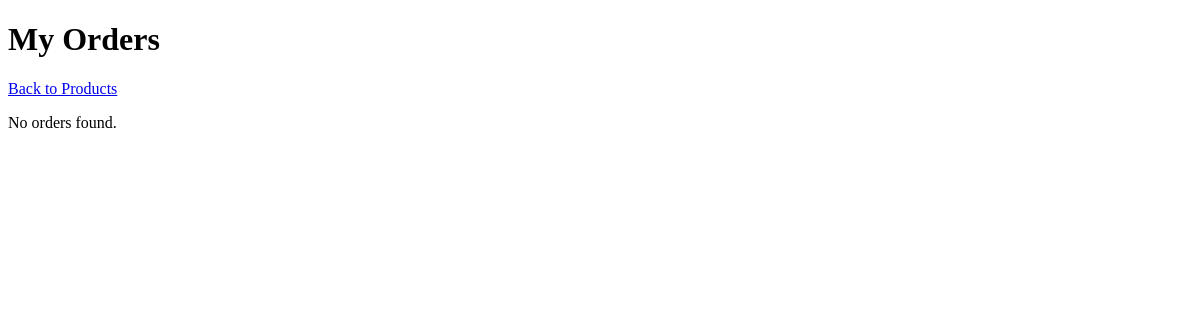
Before: /order/ (signed in) with the older database file.
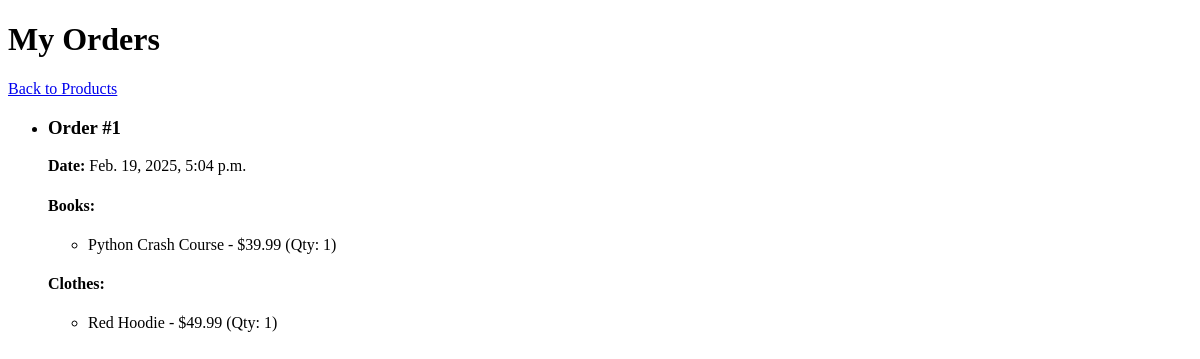
After: the same page with the newer database file.
### order/models.py (models this page shows, shortened)
class Order(models.Model):
    customer = models.ForeignKey(Customer, on_delete=models.DO_NOTHING)
    books = models.ManyToManyField(Book, through=OrderBook, blank=True)
    clothes = models.ManyToManyField(Clothes, through=OrderClothes, blank=True)
    created_at = models.DateTimeField(auto_now_add=True)

class OrderBook(models.Model):
    order = models.ForeignKey("Order", on_delete=models.CASCADE)
    book = models.ForeignKey(Book, on_delete=models.CASCADE)
    quantity = models.PositiveIntegerField(default=0)  # Quantity for books

class OrderClothes(models.Model):
    order = models.ForeignKey("Order", on_delete=models.CASCADE)
    clothes = models.ForeignKey(Clothes, on_delete=models.CASCADE)
    quantity = models.PositiveIntegerField(default=0)  # Quantity for clothes

### product/models.py (models this page shows, shortened)
class Product(models.Model):
    price = models.DecimalField(max_digits=10, decimal_places=2)
    description = models.TextField(blank=True, null=True)
    created_at = models.DateTimeField(auto_now_add=True)
    updated_at = models.DateTimeField(auto_now=True)
    class Meta:
        abstract = True  # Prevent Django from creating a separate Product table

class Book(Product):
    title = models.CharField(max_length=255)
    author = models.CharField(max_length=255)
    publisher = models.CharField(max_length=255, blank=True, null=True)
    publication_date = models.DateField(blank=True, null=True)
    isbn = models.CharField(max_length=13, unique=True)
    genre = models.CharField(max_length=100, blank=True, null=True)
    pages = models.PositiveIntegerField(blank=True, null=True)
    language = models.CharField(max_length=50, default="English")
    image = models.ImageField(upload_to="books/", blank=True, null=True)

class Clothes(Product):
    name = models.CharField(max_length=255)
    brand = models.CharField(max_length=255, blank=True, null=True)
    size = models.CharField(max_length=50)
    color = models.CharField(max_length=50)
    material = models.CharField(max_length=100, blank=True, null=True)
    gender = models.CharField(max_length=20, choices=[("Men", "Men"), ("Women", "Women"), ("Unisex", "Unisex")])
    image = models.ImageField(upload_to="clothes/", blank=True, null=True)

### order/views.py (the view)
# urls.py: path('', order_list, name='order_list'),
def order_list(request):
    if not request.user.is_authenticated:
        return redirect('login')
    customer = get_object_or_404(Customer, user=request.user)
    orders = Order.objects.filter(customer=customer).distinct() | \
             Order.objects.filter(customer=customer).distinct()
    return render(request, 'order_list.html', {'orders': orders})

### order/templates/order_list.html (shortened to what this page needs)
<!DOCTYPE html>
<html lang="en">
<head>
    <!-- {% load static %}
    <link rel="stylesheet" href="{% static 'css/order_list.css' %}"> -->
</head>
<body>
    <header>
        <h1>My Orders</h1>
        <a href="{% url 'product-list' %}" class="back-btn">Back to Products</a>
    </header>
    <main>
        {% if orders %}
            <ul class="order-list">
                {% for order in orders %}
                    <li class="order-item">
                        <h3>Order #{{ order.id }}</h3>
                        <p><strong>Date:</strong> {{ order.created_at }}</p>
                        <h4>Books:</h4>
                        <ul class="order-items">
                            {% for item in order.orderbook_set.all %}
                                <li>{{ item.book.title }} - ${{ item.book.price }} (Qty: {{ item.quantity }})</li>
                            {% empty %}
                                <li>No books in this order.</li>
                            {% endfor %}
                        </ul>
                        <h4>Clothes:</h4>
                        <ul class="order-items">
                            {% for item in order.orderclothes_set.all %}
                                <li>{{ item.clothes.name }} - ${{ item.clothes.price }} (Qty: {{ item.quantity }})</li>
                            {% empty %}
                                <li>No clothes in this order.</li>
                            {% endfor %}
                        </ul>
                    </li>
                {% endfor %}
            </ul>
        {% else %}
            <p>No orders found.</p>
        {% endif %}
    </main>
</body>
</html>

Changed rows visible on the page:
now on this page (row edited): Order: id "1", created_at "Feb. 19, 2025, 5:04 p.m."
added OrderBook: book "Python Crash Course", book.price "39.99", quantity "1"
added OrderClothes: clothes.name "Red Hoodie", clothes.price "49.99", quantity "1"
Other visible differences:
text no longer shown: "No orders found."
